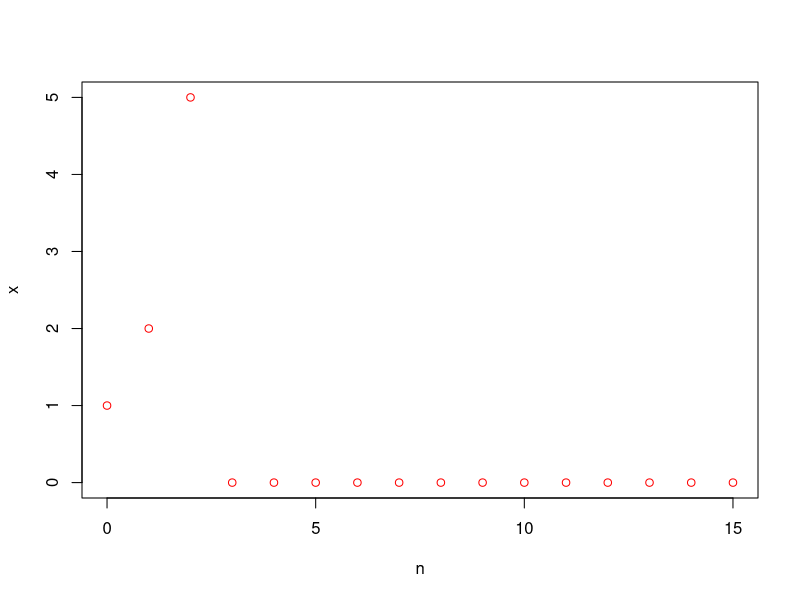
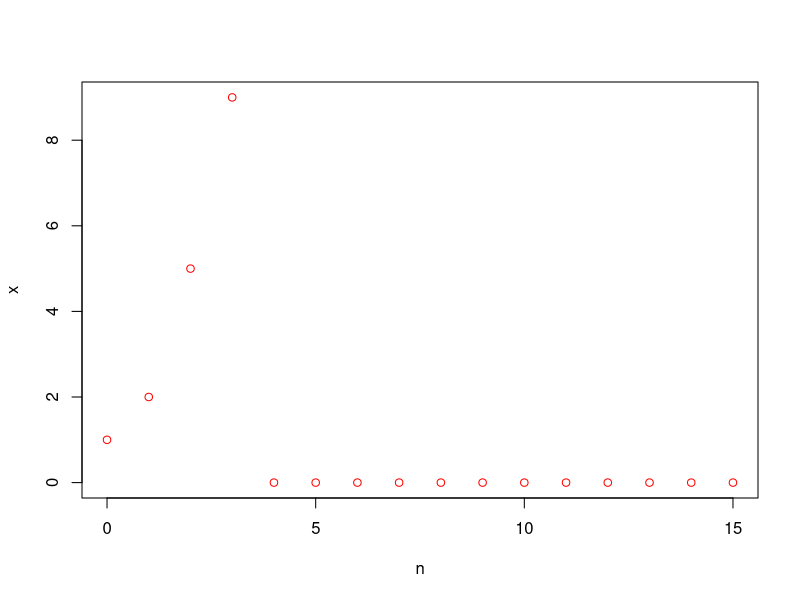
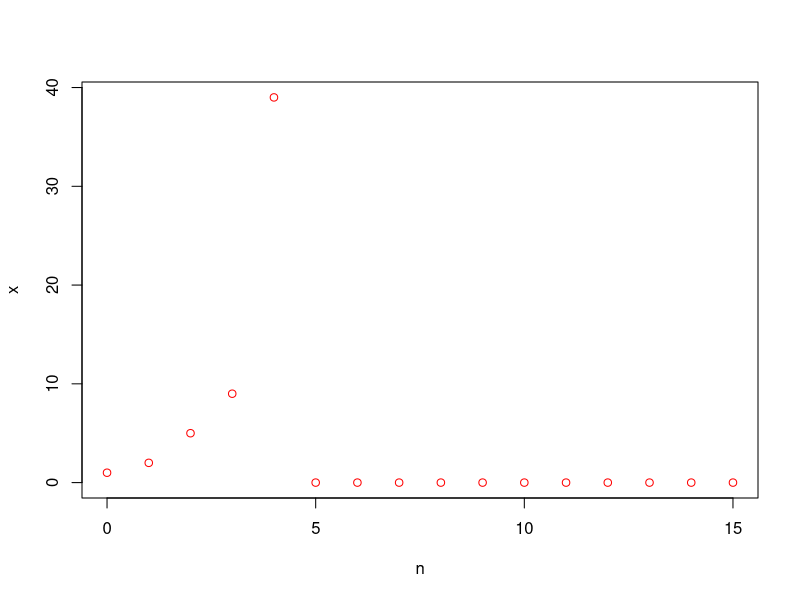
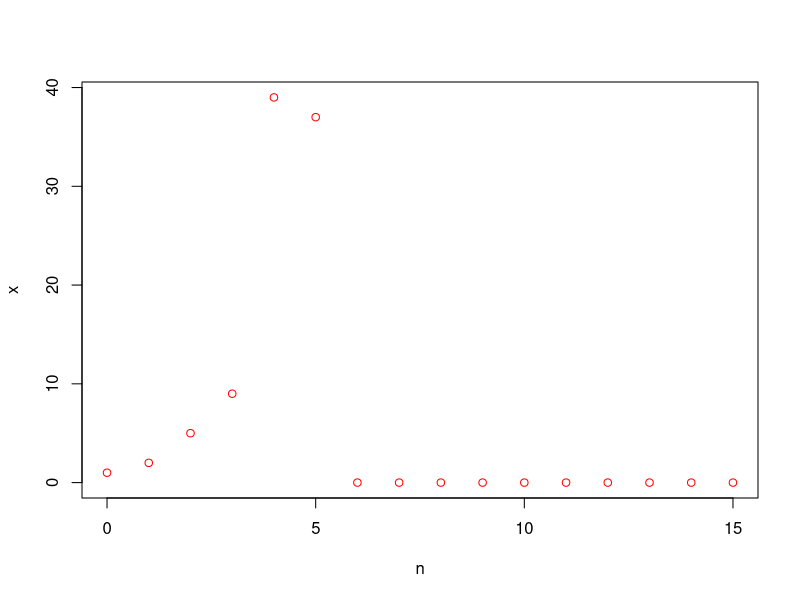
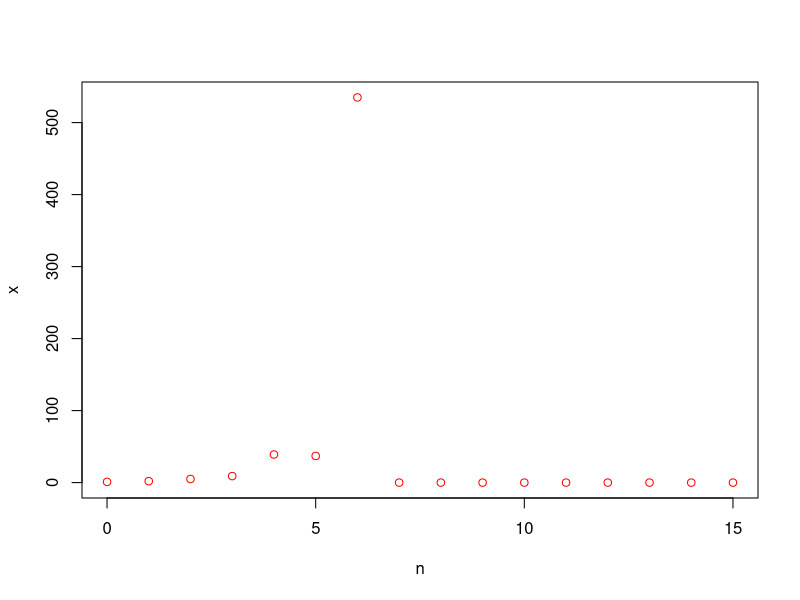
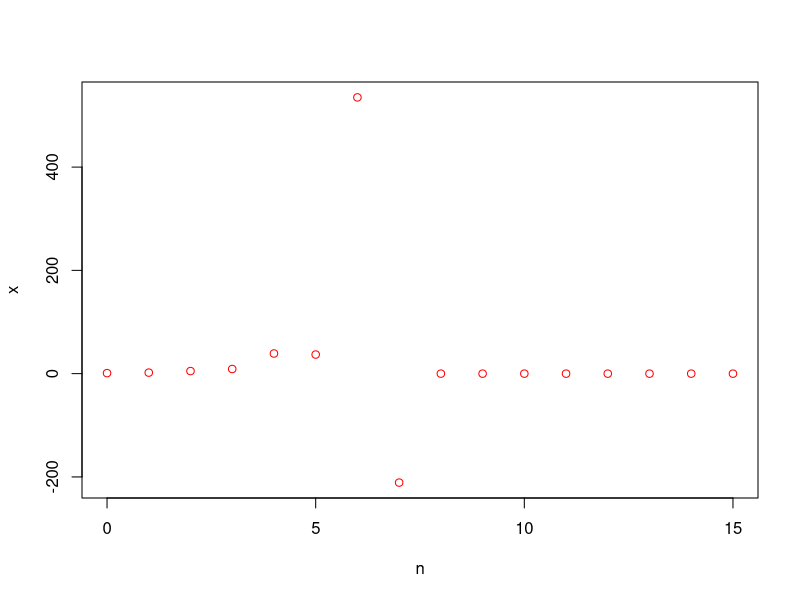
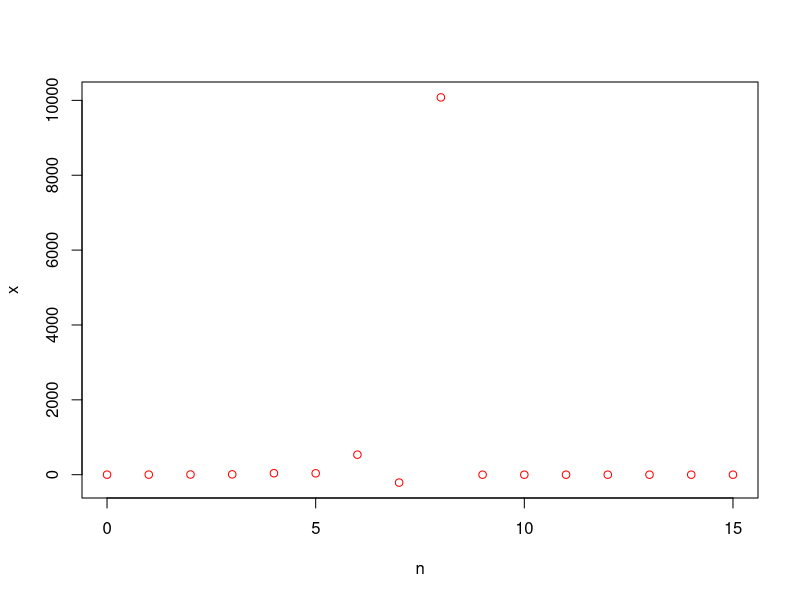
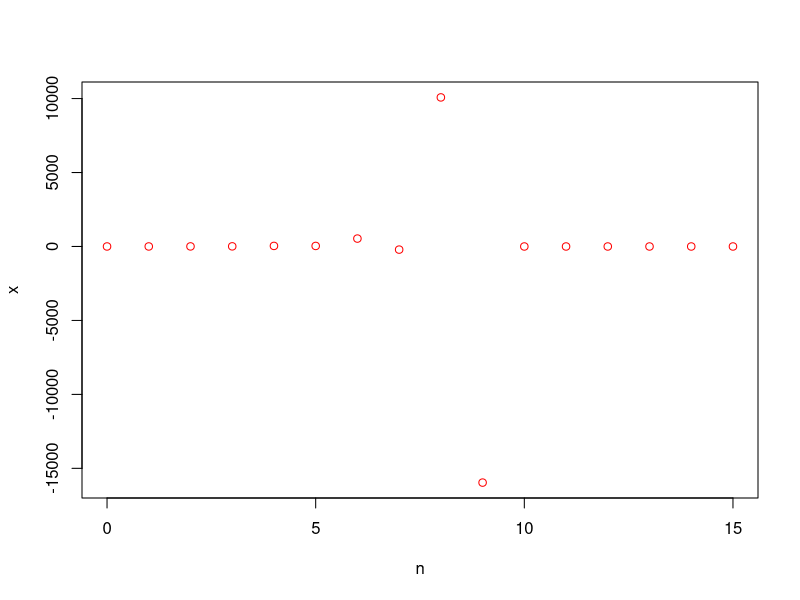

R code for these plots, in order: (Note: this script raises an error after producing the figures.)
x=rep(0,16)
n=seq(0,15)
x[1]=1
x[2]=2
for(j in 3:length(n))   {
  x[j]=-3*x[j-1]+10*x[j-2]+4^(n[j-2])
  plot(n,x,col='red')
}

x=rep(0,16)
n=seq(0,15)
for(j in 0:length(n))   {
  x[j]=(1/63)*(-5)^n[j]+(117/126)*(2)^n[j]+(2/9)^n[j]
  plot(n,x,col='red')
}



x=rep(0,16)
n=seq(0,15)
x[1]=1
x[2]=2
for(j in 3:length(n))   {
  x[j]=-3*x[j-1]+10*x[j-2]+3
  plot(n,x,col='blue')
}

x=rep(0,16)
n=seq(0,15)
for(j in 0:length(n))   {
  x[j]=(1/14)*(-5)^n[j]+(10/7)*(2)^n[j]-(1/2)
  plot(n,x,col='blue')
}


x=rep(0,16)
n=seq(0,15)
x[1]=1
x[2]=2
for(j in 3:length(n))   {
  x[j]=4*x[j-1]+21*x[j-2]+(2*j)
  plot(n,x,col='green')
}

x=rep(0,16)
n=seq(0,15)
for(j in 0:length(n))   {
  x[j]=(728/1440)*(7)^n[j]+(702/1440)*(-3)^n[j]+(1/144)-(n[j]/12)
  plot(n,x,col='green')
}


x=rep(0,16)
n=seq(0,15)
x[1]=1
x[2]=2
for(j in 3:length(n))   {
  x[j]=16*x[j-2]+1-(j^2)
  plot(n,x,col='brown')
}

x=rep(0,16)
n=seq(0,15)
x=(-4)[(15^3-15*11-18)+15*11-18+14*15*15^2]/15^3
for(j in 0:length(n))   {
  x[j]=((x+6)/2)-(15*11-18)*15^3*(-4)^n[j]+((-x+2)/8)*(4)^n[j]+((15*11-18)/15^3)+(4*n[j]/15^2)+(n[j]*n[j]/15)
  plot(n,x,col='brown')
}